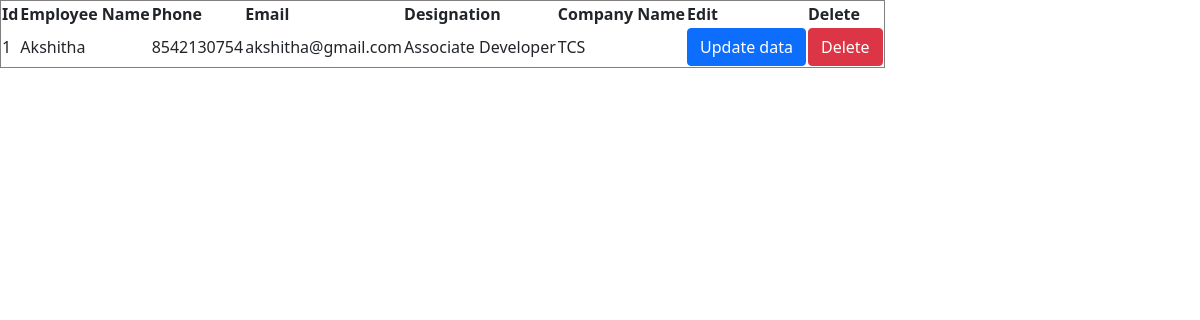
/djangoapp/empdisplay/, run on the app's committed database.
### djangoapp/models.py (models this page shows)
class employee(models.Model):
    ename=models.CharField(max_length=30)
    phone=models.IntegerField()
    email=models.EmailField()
    designation=models.CharField(max_length=50)
    company_name=models.CharField(max_length=50)

### djangoapp/views.py (the view)
# urls.py: path('empdisplay/',empdisplay),
def empdisplay(request):
    a=employee.objects.all()
    return render(request,'empdisplay.html',{'data':a})

### djangoapp/templates/empdisplay.html (shortened to what this page needs)
<!DOCTYPE html>
<html lang="en">
<head>
    <link href="https://cdn.jsdelivr.net/npm/bootstrap@5.0.2/dist/css/bootstrap.min.css" rel="stylesheet"
>
</head>
<body>
<table border="1">
    <tr>
        <th>Id</th>
        <th>Employee Name</th>
        <th>Phone</th>
        <th>Email</th>
        <th>Designation</th>
        <th>Company Name</th>
        <th>Edit </th>
        <th>Delete</th>
    </tr>
    {% for i in data %}
    <tr>
        <td>{{i.id}}</td>
        <td>{{i.ename}}</td>
        <td>{{i.phone}}</td>
        <td>{{i.email}}</td>
        <td>{{i.designation}}</td>
        <td>{{i.company_name}}</td>
        <td><a href="http://127.0.0.1:8000/djangoapp/empupdate/{{i.id}}" class="btn btn-primary">Update data</a></td>
        <td><a href="http://127.0.0.1:8000/djangoapp/emp_delete/{{i.id}}" class="btn btn-danger">Delete</a></td>
    </tr>
    {% endfor %}
</table>
</body>
</html>

### data on the page
employee: id "1", ename "Akshitha", phone "8542130754", email "akshitha@gmail.com", designation "Associate Developer", company_name "TCS"
